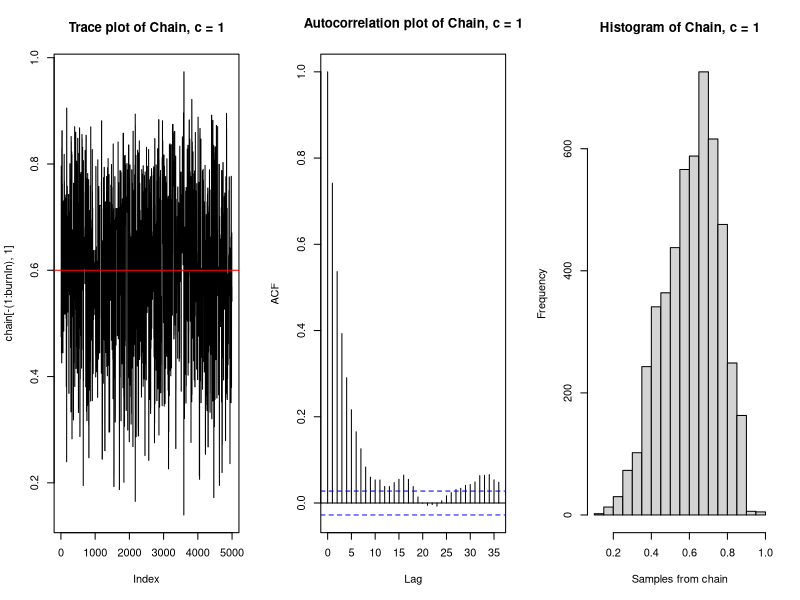
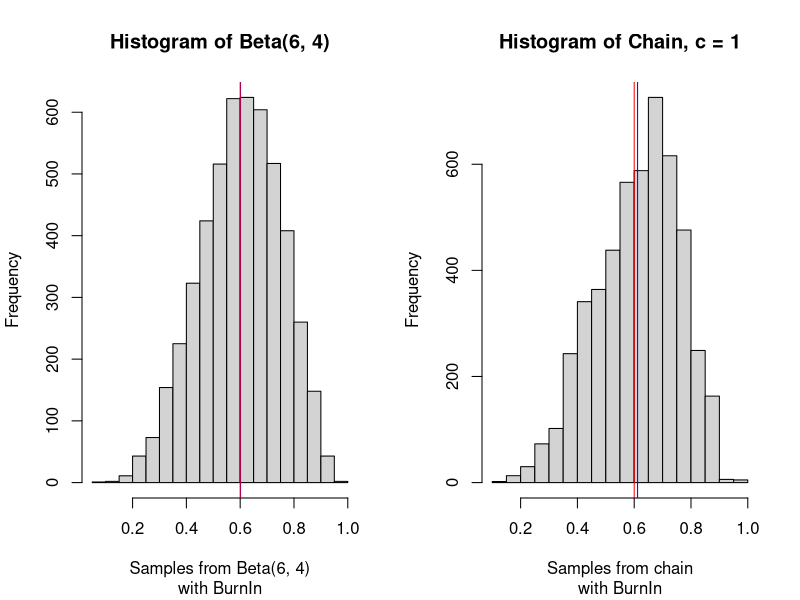
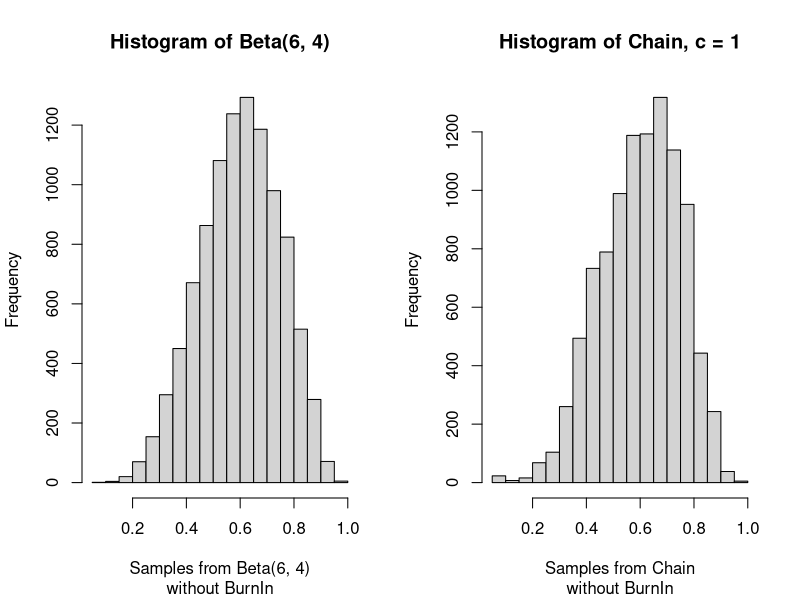
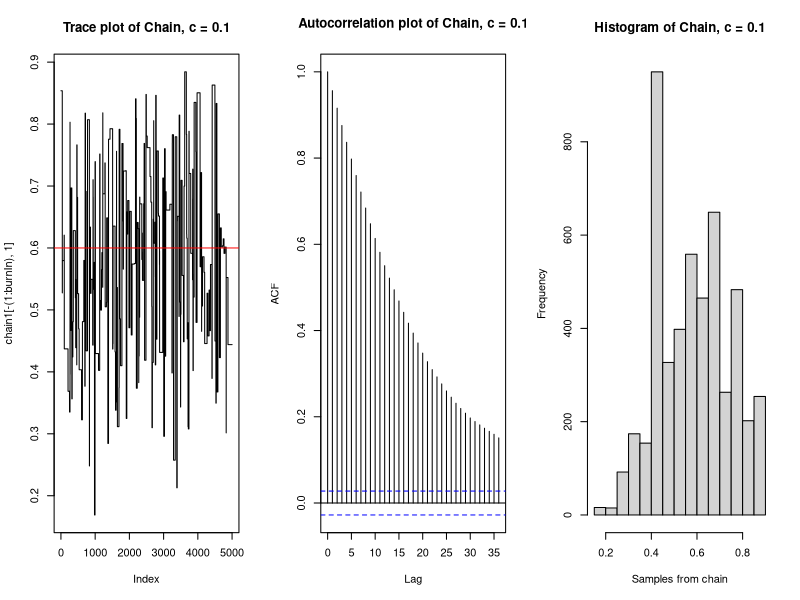
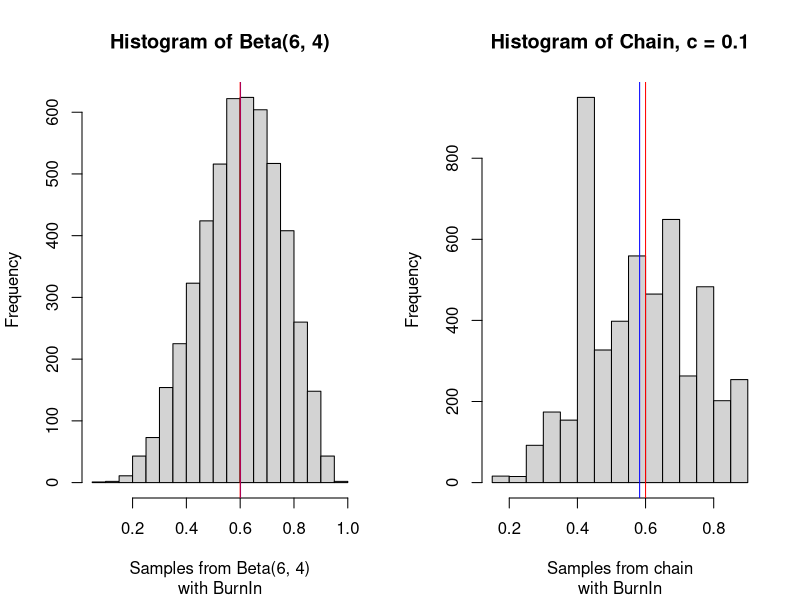
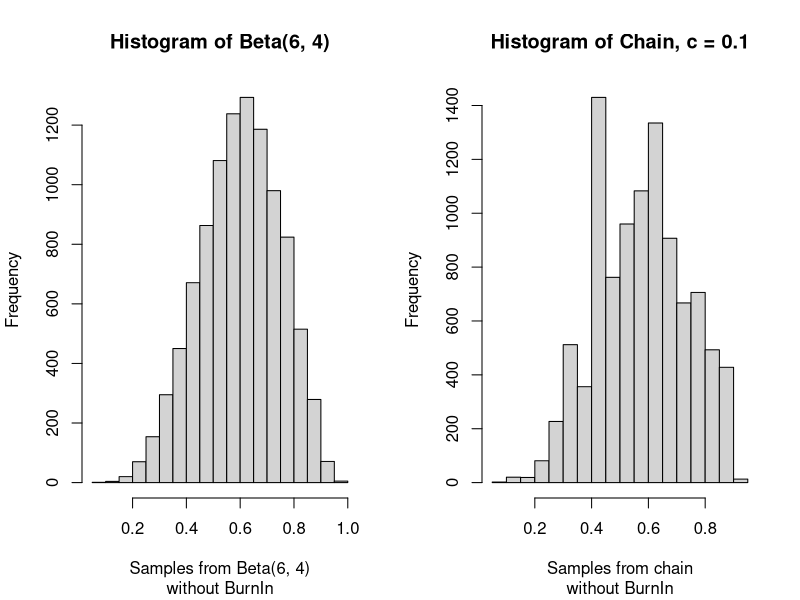
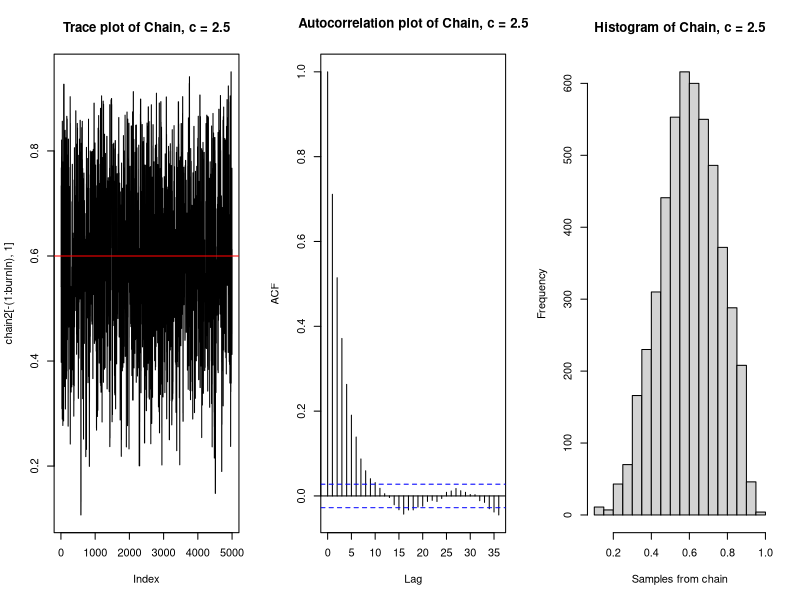
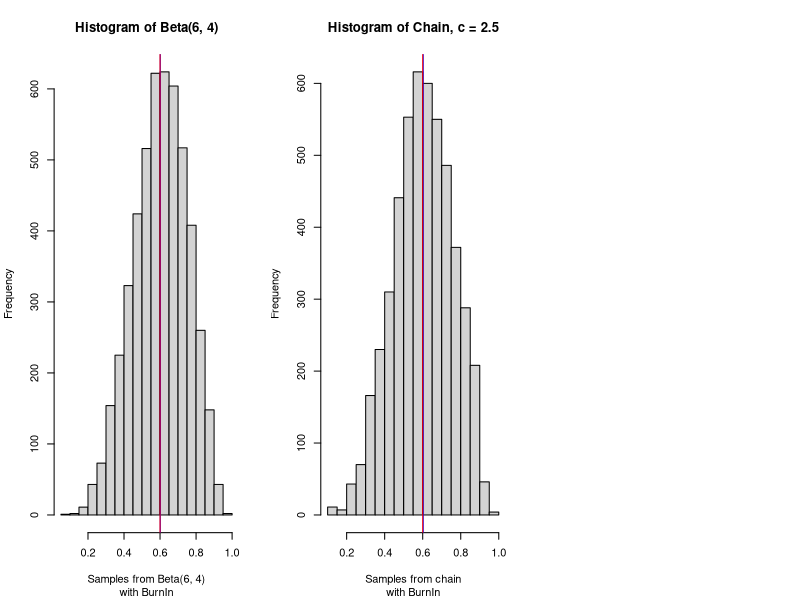

These figures' R source, in order:
## ---- chunk 1
knitr::opts_chunk$set(echo = TRUE)
## ---- chunk 2
a <- 6
b <- 4

likelihood <- function(param){
  singlelikelihoods = dbeta(param, a, b, log = T)
  return(singlelikelihoods)
}

prior <- function(param){
  pr = dunif(param, min=0, max=1, log = T)
  return(pr)
}

posterior <- function(param){
  return (exp(likelihood(param) + prior(param)))
}
## ---- chunk 3
metropolis_MCMC <- function(startvalue, iterations, c){
  chain = array(dim = c(iterations+1,1))
  chain[1,] = startvalue
  for (i in 1:iterations){
    proposal = rbeta(1, c*chain[i,], c*(1-chain[i,]))
    probab = (posterior(proposal)*dbeta(chain[i,],c*proposal,c*(1-proposal)))/
      (posterior(chain[i,])*dbeta(proposal, c*chain[i,], c*(1-chain[i,])))
    if (runif(1) < probab){
      chain[i+1,] = proposal
    }else{
      chain[i+1,] = chain[i,]
    }
  }
  return(chain)
}
## ---- chunk 4
startvalue <- runif(1, 0, 1)
chain=metropolis_MCMC(startvalue, 10000, c=1)
test <- rbeta(10000, 6, 4)
## ---- chunk 5
# Performance of the sampler: c = 1 with BurnIn
par(mfrow=c(1,3))
test2 <- test[5001:10000]
burnIn = 5000
acceptance = 1-mean(duplicated(chain[-(1:burnIn),]))
plot(chain[-(1:burnIn),1], type='l', main = "Trace plot of Chain, c = 1")
abline(h=0.6, col="red")
acf(chain[-(1:burnIn),1], main = "Autocorrelation plot of Chain, c = 1")
hist(chain[-(1:burnIn),1], xlab = "Samples from chain", main = "Histogram of Chain, c = 1") 
## ---- chunk 6
# Histogram of the target distribution Beta(6,4) vs. the Chain with burnIn
par(mfrow=c(1,2))
hist(test2, xlab = "Samples from Beta(6, 4)", main = "Histogram of Beta(6, 4)", 
     sub = "with BurnIn")
abline(v=mean(test2), col="blue")
abline(v=0.6, col="red")
hist(chain[-(1:burnIn),1], xlab = "Samples from chain", main = "Histogram of Chain, c = 1"
     , sub = "with BurnIn") 
abline(v = mean(chain[-(1:burnIn),1]), col="blue")
abline(v=0.6, col="red")
## ---- chunk 7
# Histogram of the chain vs. the target distribution Beta(6,4) without BurnIn
par(mfrow=c(1,2))
hist(test, xlab = "Samples from Beta(6, 4)", main = "Histogram of Beta(6, 4)", 
     sub = "without BurnIn")
hist(chain, xlab = "Samples from Chain", main = "Histogram of Chain, c = 1", 
     sub = "without BurnIn")
## ---- chunk 8
# Kolmogorov-Smirnov statistic
chainks <- sort(chain[-(1:burnIn),1])
ks.test(chainks, "pbeta", 6, 4)
## ---- chunk 9
set.seed(1)
# Performance of the sampler: c = 0.1
chain1=metropolis_MCMC(startvalue, 10000, c=0.1)
par(mfrow=c(1,3))
acceptance1 = 1-mean(duplicated(chain1[-(1:burnIn),]))
plot(chain1[-(1:burnIn),1], type='l', main = "Trace plot of Chain, c = 0.1")
abline(h=0.6, col="red")
acf(chain1[-(1:burnIn),1], main = "Autocorrelation plot of Chain, c = 0.1")
hist(chain1[-(1:burnIn),1], xlab = "Samples from chain", 
     main = "Histogram of Chain, c = 0.1") 

# Histogram of the target distribution Beta(6,4) vs. the Chain after burnIn
par(mfrow=c(1,2))
hist(test2, xlab = "Samples from Beta(6, 4)", main = "Histogram of Beta(6, 4)", 
     sub = "with BurnIn")
abline(v=mean(test2), col="blue")
abline(v=0.6, col="red")
hist(chain1[-(1:burnIn),1], xlab = "Samples from chain", 
     main = "Histogram of Chain, c = 0.1", sub = "with BurnIn") 
abline(v = mean(chain1[-(1:burnIn),1]), col="blue")
abline(v=0.6, col="red")

# Comparing the histogram of the chain with the target distribution Beta(6,4)
par(mfrow=c(1,2))
hist(test, xlab = "Samples from Beta(6, 4)", main = "Histogram of Beta(6, 4)",
     sub = "without BurnIn")
hist(chain1, xlab = "Samples from chain", main = "Histogram of Chain, c = 0.1", 
     sub = "without BurnIn")


# Kolmogorov-Smirnov statistic
chain1ks <- sort(chain1[-(1:burnIn),1])
ks.test(chain1ks, "pbeta", 6, 4)

## ---- chunk 10
set.seed(2)
# Performance of the sampler: c = 2.5
chain2=metropolis_MCMC(startvalue, 10000, c=2.5)
par(mfrow=c(1,3))
acceptance2 = 1-mean(duplicated(chain2[-(1:burnIn),]))
plot(chain2[-(1:burnIn),1], type='l', main = "Trace plot of Chain, c = 2.5")
abline(h=0.6, col="red")
acf(chain2[-(1:burnIn),1], main = "Autocorrelation plot of Chain, c = 2.5")
hist(chain2[-(1:burnIn),1], xlab = "Samples from chain", 
     main = "Histogram of Chain, c = 2.5") 

# Histogram of the target distribution Beta(6,4) vs. the Chain after burnIn
hist(test2, xlab = "Samples from Beta(6, 4)", main = "Histogram of Beta(6, 4)",
     sub = "with BurnIn")
abline(v=mean(test2), col="blue")
abline(v=0.6, col="red")
hist(chain2[-(1:burnIn),1], xlab = "Samples from chain", 
     main = "Histogram of Chain, c = 2.5", sub = "with BurnIn") 
abline(v = mean(chain2[-(1:burnIn),1]), col="blue")
abline(v=0.6, col="red")

# Comparing the histogram of the chain with the target distribution Beta(6,4)
par(mfrow=c(1,2))
hist(test, xlab = "Samples from Beta(6, 4)", main = "Histogram of Beta(6, 4)", 
     sub = "without BurnIn")
hist(chain2, xlab = "Samples from chain", main = "Histogram of Chain, c = 2.5", 
     sub = "without BurnIn")

# Kolmogorov-Smirnov statistic
chain2ks <- sort(chain2[-(1:burnIn),1])
ks.test(chain2ks, "pbeta", 6, 4)

## ---- chunk 11
set.seed(3)
# Performance of the sampler: c = 10
chain3=metropolis_MCMC(startvalue, 10000, c=10)
par(mfrow=c(1,3))
acceptance3 = 1-mean(duplicated(chain3[-(1:burnIn),]))
plot(chain3[-(1:burnIn),1], type='l', main = "Trace plot of Chain, c = 10")
abline(h=0.6, col="red")
acf(chain3[-(1:burnIn),1], main = "Autocorrelation plot of Chain, c = 10")
hist(chain3[-(1:burnIn),1], xlab = "Samples from chain", 
     main = "Histogram of Chain, c = 10") 

# Histogram of the target distribution Beta(6,4) vs. the Chain after burnIn
hist(test2, xlab = "Samples from Beta(6, 4)", main = "Histogram of Beta(6, 4)",
     sub = "with BurnIn")
abline(v=mean(test2), col="blue")
abline(v=0.6, col="red")
hist(chain3[-(1:burnIn),1], xlab = "Samples from chain", 
     main = "Histogram of Chain, c = 10", sub = "with BurnIn") 
abline(v = mean(chain3[-(1:burnIn),1]), col="blue")
abline(v=0.6, col="red")

# Comparing the histogram of the chain with the target distribution Beta(6,4)
par(mfrow=c(1,2))
hist(test, xlab = "Samples from Beta(6, 4)", main = "Histogram of Beta(6, 4)",
     sub = "without BurnIn")
hist(chain3, xlab = "Samples from chain", main = "Histogram of Chain, c = 10",
     sub = "without BurnIn")

# Kolmogorov-Smirnov statistic
chain3ks <- sort(chain3[-(1:burnIn),1])
ks.test(chain3ks, "pbeta", 6, 4)

## ---- chunk 12
acceptance
acceptance1
acceptance2
acceptance3

par(mfrow=c(2,2))
acf(chain[-(1:burnIn),1])
acf(chain1[-(1:burnIn),1])
acf(chain2[-(1:burnIn),1])
acf(chain3[-(1:burnIn),1])
